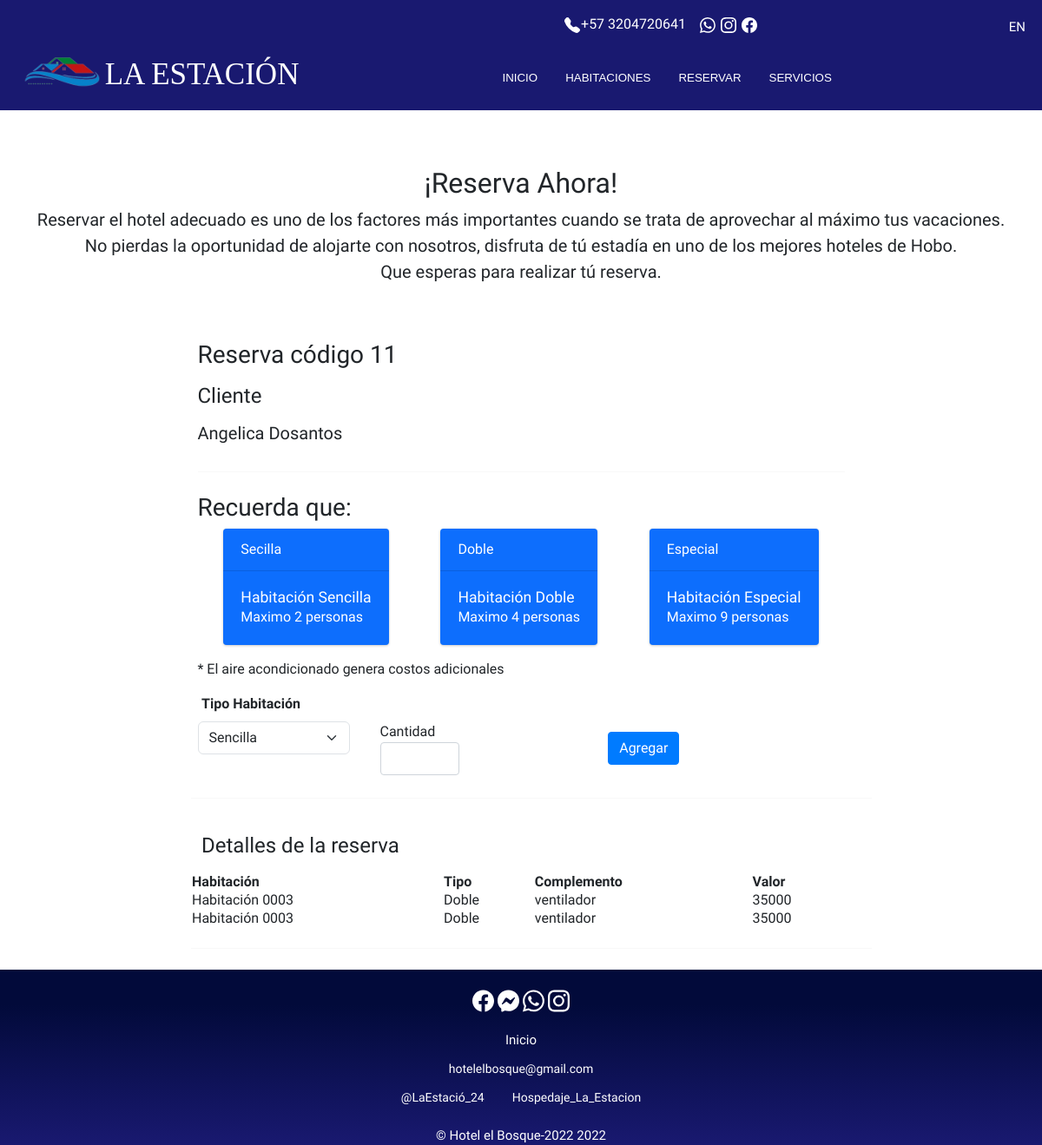
Page /reser/Reservar/11/ on the committed database.
### reserva/models.py (models this page shows, shortened)
class Reserva(models.Model):
    nombres=models.CharField(max_length=45, verbose_name="Nombres", blank=True)
    apellidos=models.CharField(max_length=45, verbose_name="Apellidos", blank=True)
    numeroDocumento=models.CharField(max_length=45, verbose_name="Cédula de Ciudadanía", blank=True)
    telefono=models.CharField(max_length=15, verbose_name="Teléfono", blank=True)
    correo = models.EmailField(verbose_name='Correo electrónico', null=True, blank=True)
    fechaIngreso=models.DateField(verbose_name="Check-In", help_text=u"MM/DA/AAAA",null=True, blank=True)
    fechaSalida=models.DateField(verbose_name="Check-Out", help_text=u"MM/DA/AAAA",null=True,  blank=True)
    valorReserva=models.BigIntegerField(validators=[MinValueValidator(0)], verbose_name="Valor Reserva",null=True,  blank=True)
    class metodoPago(models.TextChoices):
        Efectivo='Efectivo', _('Efectivo')
        TransferenciaBancaria='Transferencia Bancaria', _('Transferencia Bancaria')
    metodoPago=models.CharField(max_length=30, choices=metodoPago.choices, default=metodoPago.Efectivo, verbose_name="Método de Pago")
    class Estado(models.TextChoices):
        ACTIVO='1', _('Activo')
        INACTIVO='0', _('Inactivo')
    estado=models.CharField(max_length=1, choices=Estado.choices, default=Estado.ACTIVO, verbose_name="Estado")

class DetalleReserva(models.Model):
    habitacion=models.ForeignKey(Habitacion, on_delete=models.CASCADE, verbose_name="Habitacion")
    reserva=models.ForeignKey(Reserva, on_delete=models.CASCADE, verbose_name="Reserva")

### habitacion/models.py (models this page shows)
class Habitacion(models.Model):
    numeroHabitacion = models.CharField(
        max_length=4, verbose_name="Numero de Habitacion")
    class Estado(models.TextChoices):
        ACTIVO = '1', _('Activo')
        INACTIVO = '0', _('Inactivo')
    estado = models.CharField(
        max_length=1, choices=Estado.choices, default=Estado.ACTIVO, verbose_name="Estado")
    class Disponibilidad(models.TextChoices):
        DISPONIBLE = 'Disponible', _('Disponible')
        OCUPADA = 'Ocupada', _('Ocupada')
    disponibilidad = models.CharField(max_length=10, choices=Disponibilidad.choices,
                                      default=Disponibilidad.DISPONIBLE, verbose_name="Disponibilidad")
    tipoHabitacion = models.ForeignKey(
        TipoHabitacion, on_delete=models.CASCADE, verbose_name="Tipo Habitacion")
    class Sede(models.TextChoices):
        ESTACION = 'estacion', _('La Estación')
        BOSQUE = 'bosque', _('El Bosque')
    sede = models.CharField(
        max_length=8, choices=Sede.choices, default=Sede.ESTACION, verbose_name="Sede")
    def __str__(self):
        return "Habitación %s" % (self.numeroHabitacion)

class TipoHabitacion(models.Model):
    class NombreTipoHabitacion(models.TextChoices):
        Sencilla = 'Sencilla', _('Sencilla')
        Doble = 'Doble', _('Doble')
        Campestre = 'Campestre', _('Campestre')
    nombreTipoHabitacion = models.CharField(max_length=10, choices=NombreTipoHabitacion.choices,
                                            default=NombreTipoHabitacion.Sencilla, verbose_name="Nombre Tipo de Habitacion")
    complementosTipoHabitacion = models.CharField(
        max_length=50, verbose_name="Complementos Tipo Habitacion")
    valorTipoHabitacion = models.IntegerField(
        verbose_name="Valor Tipo Habitacion")
    descripcionTipoHabitacion = models.CharField(
        max_length=200, verbose_name="Descripcion Tipo Habitacion")
    capacidad = models.CharField(max_length=45, verbose_name="Capacidad")
    class Estado(models.TextChoices):
        ACTIVO = '1', _('Activo')
        INACTIVO = '0', _('Inactivo')
    estado = models.CharField(
        max_length=1, choices=Estado.choices, default=Estado.ACTIVO, verbose_name="Estado")
    def __str__(self):
        return "%s " % (self.nombreTipoHabitacion)

### reserva/views.py (the view, shortened to what this page needs)
# urls.py: path('Reservar/',abrir_reserva_usuario,name="reservar-formulario"),
def abrir_reserva_usuario(request, pk=None):
    titulo = "Crear Reservas"
    form = None
    reservas = DetalleReserva.objects.filter(reserva_id=pk)
    if pk:
        reserva = Reserva.objects.get(id=pk)
    else:
        reserva = None
    context = {
        'titulo': titulo,
        'form': form,
        'reserva': reserva,
        'reservas': reservas
    }
    return render(request, 'reserva/reservar-formulario.html', context)

### General/templates/reserva/reservar-formulario.html (shortened to what this page needs)
{% extends 'partials/body.html' %}
{% load static %}
{% block contenido %}
<div class="container pt-5">
  <main>
    <div class="py-5 text-center">
      <h2 class="pt-5">¡Reserva Ahora!</h2>
      <p class="lead">Reservar el hotel adecuado es uno de los factores más importantes cuando se trata de aprovechar al
        máximo tus vacaciones.
        <br class="lead"> No pierdas la oportunidad de alojarte con nosotros, disfruta de tú estadía en uno de los
        mejores hoteles de Hobo. <br> Que esperas para realizar tú reserva.
      </p>
    </div>
    <div class="row g-5 justify-content-center">
      {% if reserva %}
      <div class="col-md-7 col-lg-8">
        <h3 class="mb-3">Reserva código {{reserva.id}}</h3>
        <div class="row g-3">
          <div class="col-sm-6">
            <label for="firstName" class="form-label"><h4>Cliente</h4></label>
            <h5>{{reserva.nombres  }} {{reserva.apellidos}}</h5>
          </div>
      </div>
        {% endif %}
        {% if reserva %}
        <hr class="my-4">
        <h3>Recuerda que:</h3>
        <div class="d-flex justify-content-around">
          <div class="card text-bg-primary mb-3" style="max-width: 18rem;">
            <div class="card-header">Secilla</div>
            <div class="card-body">
              <h5 class="card-title">Habitación Sencilla</h5>
              <p class="card-text">Maximo 2 personas</p>
            </div>
          </div>
          <div class="card text-bg-primary mb-3" style="max-width: 18rem;">
            <div class="card-header">Doble</div>
            <div class="card-body">
              <h5 class="card-title">Habitación Doble</h5>
              <p class="card-text">Maximo 4 personas</p>
            </div>
          </div>
          <div class="card text-bg-primary mb-3" style="max-width: 18rem;">
            <div class="card-header">Especial</div>
            <div class="card-body">
              <h5 class="card-title">Habitación Especial</h5>
              <p class="card-text">Maximo 9 personas</p>
            </div>
          </div>
        </div>
        <p>* El aire acondicionado genera costos adicionales</p>
        <form method="POST">
          <div class="row">
            <label for="habitacion" class="form-label">Tipo Habitación</label>
            <div class="col-md-3">
              <select class="form-select" id="habitacion" required="" name="habitacion">
                <option value="Sencilla">Sencilla</option>
              </select>
            </div>
            <div class="col-md-2 d-flex flex-row-reverse align-items-center">
              <div class="form-check form-switch">
                <label class="form-check-label" for="cantidad">Cantidad</label>
                <input  class="form-control"  type="number" id="cantidad" name="cantidad">
              </div>
            </div>
            <div class="col-md-4 d-flex flex-row-reverse align-items-center">
              <div class="form-check form-switch">
                <button class="btn btn-primary" name="agregar-habitacion">Agregar</button>
              </div>
            </div>
            <hr class="my-4">
          </div>
        </form>
        <div class="row">
          <h4 class="mb-3">Detalles de la reserva</h4>
          <table>
            <thead>
              <th>Habitación</th>
              <th>Tipo</th>
              <th>Complemento</th>
              <th>Valor</th>
            </thead>
            <tbody>
              {% for reserva in reservas %}
              <tr>
                <td>{{reserva.habitacion}}</td>
                <td>{{reserva.habitacion.tipoHabitacion}}</td>
                <td>{{reserva.habitacion.tipoHabitacion.complementosTipoHabitacion}}</td>
                <td>{{reserva.habitacion.tipoHabitacion.valorTipoHabitacion}}</td>
              </tr>
              {% endfor %}
            </tbody>
          </table>
          <hr class="my-4">
        </div>
        {% endif %}
      </div>
    </div>
  </main>
  {% endblock contenido %}

### rows in the picture
Reserva: id "11", nombres "Angelica", apellidos "Dosantos"
DetalleReserva: habitacion "Habitación 0003", habitacion.tipoHabitacion "Doble", habitacion.tipoHabitacion.complementosTipoHabitacion "ventilador", habitacion.tipoHabitacion.valorTipoHabitacion "35000"
DetalleReserva: habitacion "Habitación 0003", habitacion.tipoHabitacion "Doble", habitacion.tipoHabitacion.complementosTipoHabitacion "ventilador", habitacion.tipoHabitacion.valorTipoHabitacion "35000"
